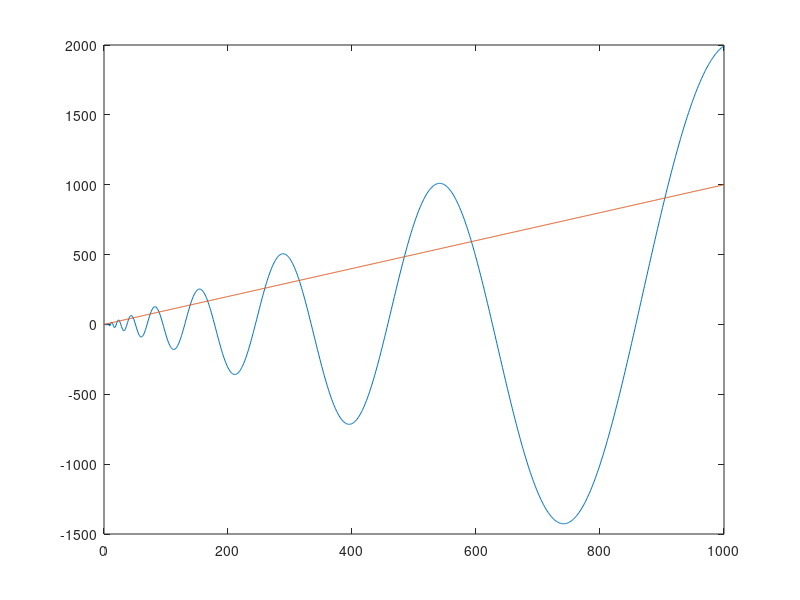

MATLAB code to generate this figure:
clear all;
close all;
clc;

z=linspace(0,1000,1000);
K=1;
k=10; 
phi=0;
delta=1.1;
Phi=K*z.^delta.*cos(k*log(z)+phi);
plot(z,Phi);hold on;
plot(z,z);
